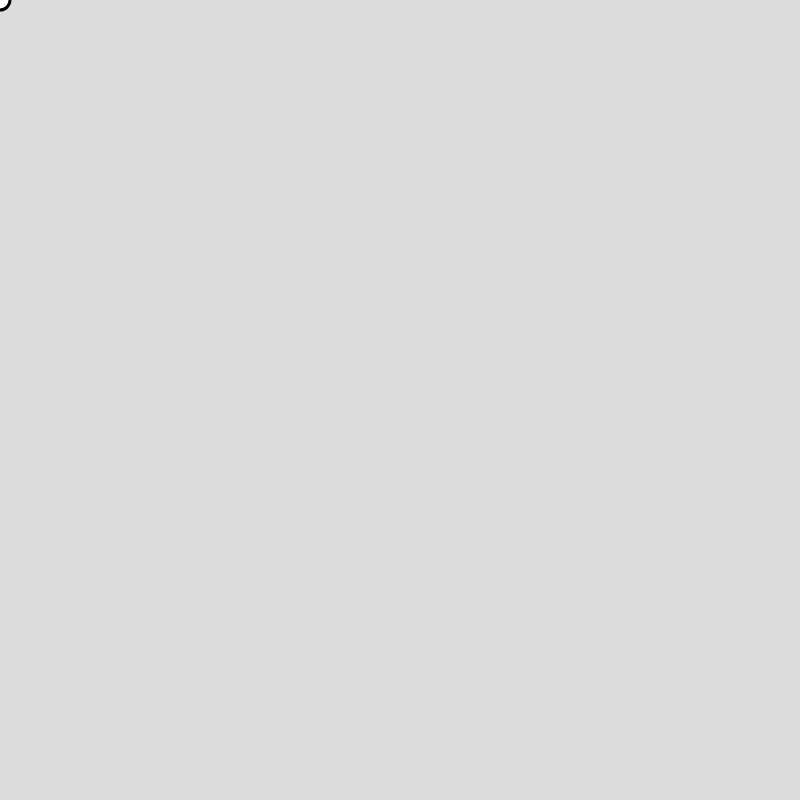
Frame 1 (no input)
Frame 60 (no input): identical to frame 1, image omitted
Frame 120 (the mouse pressed at the canvas centre since frame 60): blank canvas, image omitted

The p5.js sketch that drew this single still picture (run headless with seeded random() and noise() and a simulated clock; from frame 60 on, the mouse is pressed at the canvas centre):

// p5.js sketch
// ── sketch.js
/*
    Made by: FMDcoder, Vanessa Nilsson
    Date: 2024-04-10
    License: MIT
*/

let ropeLength = 600;
let elasticityStrengh = Math.pow(10, 10);
let width = 800;
let height = 800;

/**
 * Represents a Rope object.
 *
 * @class
 * @constructor
 * @param {number} x1 - The x-coordinate of the first point.
 * @param {number} y1 - The y-coordinate of the first point.
 * @param {number} x2 - The x-coordinate of the second point.
 * @param {number} y2 - The y-coordinate of the second point.
 * @param {number} len - The length of the rope.
 */
class Rope {
  constructor(x1, y1, x2, y2, len) {

    if(!typeof(x1) == Number) {
    }

    this.x1 = x1;
    this.y1 = y1;
    this.x2 = x2;
    this.y2 = y2;
    this.len = len;
    
    this.vx = 0;
    this.vy = 0;
  }
  
  /**
   * Updates the state of the Rope object.
   * 
   * This method calculates the new velocity and position of the Rope object based on the current velocity and forces acting on it.
   * It updates the vertical velocity (vy) by adding the gravitational force and the horizontal velocity (vx) remains unchanged.
   * If the new vertical position (y2 + vy) is outside the canvas height, the vertical velocity is reversed and reduced by 20% to simulate bouncing.
   * If the new horizontal position (x2 + vx) is outside the canvas width, the horizontal velocity is reversed and reduced by 20% to simulate bouncing.
   * The method then calculates the pulling force acting on the Rope object by calling the getPullingforce() method.
   * The pulling force is applied to the horizontal and vertical velocities, resulting in a change in velocity.
   * Finally, the new position of the Rope object is calculated by adding the velocity to the current position, ensuring that the position stays within the canvas boundaries.
   * 
   * @returns {void}
   */
  update() {
    let ms = deltaTime / 1000;
    this.vy += 9.82 * ms;
    
    if(this.vy + this.y2 < 0 || this.vy + this.y2 > height) {
      this.vy *= -0.8;
    }
    
    if(this.vx + this.x2 < 0 || this.vx + this.x2 > width) {
      this.vx *= -0.8;
    }
    
    let res = this.getPullingforce(
      this.x1, this.y1, this.x2 + this.vx, this.y2 + this.vy);
    
    this.vx += res[0];
    this.vy += res[1];
    
    this.y2 = max(0, min(this.y2 + this.vy, height));
    this.x2 = max(0, min(this.x2 + this.vx, width));
  }
  
  /**
   * Displays the Rope object on the canvas.
   * 
   * This method updates the state of the Rope object by calling the update() method.
   * It calculates the midpoint of the Rope object and determines the vertical displacement (a) from the center of the canvas.
   * The method then calculates the horizontal displacement (dx) based on the distance between the two endpoints of the Rope object and the desired length.
   * The startYValue is calculated using the hyperbolic cosine function (Math.cosh) and the dx value.
   * 
   * The method then iterates over a range of values from 0 to 1 with a step of 0.01.
   * For each iteration, it calculates the vertical displacement (yv) using the hyperbolic cosine function and the current iteration value.
   * It calculates the new x and y coordinates (nx and ny) based on the linear interpolation between the two endpoints of the Rope object and the current iteration value.
   * The startYValue is subtracted from the ny value to account for the initial displacement.
   * The method draws a line between the previous coordinates (pnx and pny) and the new coordinates (nx and ny) using the line() function.
   * The previous coordinates are updated to the new coordinates for the next iteration.
   * 
   * Finally, the method sets the stroke weight to 3 and draws circles at the two endpoints of the Rope object using the circle() function.
   * 
   * @returns {void}
   */
  show() {
    this.update();
    
    let midY = (this.y1 + this.y2) / 2;

    let a = height / 2 - midY;
    let dx = max(min(dist(this.x1, this.y1, this.x2, this.y2) - this.len, 0), -this.len);
    
    let startYValue = dx * Math.cosh(-0.5)
    let pnx = this.x1;
    let pny = this.y1;

    strokeWeight(6);
    for (let i = 0; i <= 1; i += 0.01) {
        let yv = dx * Math.cosh(i - 0.5);

        let nx = this.x2 * i + this.x1 * (1 - i);
        let ny = this.y2 * i + this.y1 * (1 - i) + yv - startYValue;
      
        line(nx, ny, pnx, pny);
        pnx = nx;
        pny = ny;
    }
    
    strokeWeight(3);
    circle(this.x1, this.y1, 20);
    circle(this.x2, this.y2, 20);
  }

  /**
   * Sets the coordinates of the first endpoint of the Rope object.
   * 
   * This method updates the x and y coordinates of the first endpoint of the Rope object.
   * It calculates the pulling force acting on the Rope object by calling the getPullingforce() method with the new coordinates and the current coordinates of the second endpoint.
   * The pulling force is applied to the horizontal and vertical velocities, resulting in a change in velocity.
   * Finally, the new coordinates are assigned to the x1 and y1 properties of the Rope object.
   * 
   * @param {number} x - The new x coordinate of the first endpoint.
   * @param {number} y - The new y coordinate of the first endpoint.
   * @returns {void}
   */
  setPointOne(x, y) {

    let res = this.getPullingforce(
      x, y, this.x2, this.y2);
    
    this.vx += res[0];
    this.vy += res[1];
    
    this.x1 = x;
    this.y1 = y;
  }
  
  /**
   * Calculates the pulling force acting on the Rope object.
   * 
   * This method takes in the coordinates of the two endpoints of the Rope object and calculates the pulling force between them.
   * It first calculates the distance between the two endpoints using the dist() function.
   * Then, it calculates the angle between the two endpoints using the atan2() function.
   * 
   * If the distance is greater than the length of the Rope object, it calculates the displacement (dx and dy) between the two endpoints based on the angle and the length.
   * It then calculates the vertical velocity (vely) and horizontal velocity (velx) by subtracting the displacement from the difference in y and x coordinates respectively, and multiplying it by the time step (ms) and the elasticity strength.
   * The magnitude of the velocity (ld) is calculated using the Pythagorean theorem.
   * 
   * Finally, the method returns an array containing the normalized horizontal velocity (velx / ld) and vertical velocity (vely / ld) as the pulling force acting on the Rope object.
   * If the distance is less than or equal to the length of the Rope object, the method returns [0, 0] indicating no pulling force.
   * 
   * @param {number} x1 - The x coordinate of the first endpoint.
   * @param {number} y1 - The y coordinate of the first endpoint.
   * @param {number} x2 - The x coordinate of the second endpoint.
   * @param {number} y2 - The y coordinate of the second endpoint.
   * @returns {number[]} An array containing the normalized horizontal and vertical velocities as the pulling force acting on the Rope object.
   */
  getPullingforce(x1, y1, x2, y2) {
    let ms = deltaTime / 1000;
    
    let distance = dist(x1, y1, x2, y2)
    let ang = atan2(y2 - y1, x2 - x1);
    
    if(distance > this.len) {
      
      let dx = cos(ang) * this.len;
      let dy = sin(ang) * this.len;
      
      let vely = (y1 - y2 - dy) * ms *  elasticityStrengh
      let velx = (x1 - x2 - dx) * ms *  elasticityStrengh
      
      let ld = sqrt(sq(vely) + sq(velx));
      
      return [velx / ld, vely / ld];
    }
    return[0, 0]
  }
}

let rope = new Rope(100, 100, 100 + ropeLength, 100, ropeLength);


/**
 * The setup function is a built-in function in p5.js that is called once when the program starts.
 * It is used to initialize the canvas and set up any necessary configurations or variables.
 * 
 * Parameters:
 * None
 * 
 * Returns:
 * None
 */
function setup() {
  createCanvas(width, height);
}

/**
 * Draws the canvas and displays the rope.
 * 
 * This function is called repeatedly by the p5.js library to update and display the canvas.
 * It first sets the background color of the canvas to 220 (light gray).
 * Then, it calls the show() method of the rope object to display the rope on the canvas.
 * 
 * @returns {void}
 */
function draw() {
  background(220);
  
  rope.show();
}

/**
 * Updates the coordinates of the first endpoint of the Rope object based on the mouse movement.
 * 
 * This function is triggered when the mouse is moved.
 * It takes the current mouse coordinates (mouseX, mouseY) as parameters and updates the x and y coordinates of the first endpoint of the Rope object by calling the setPointOne() method.
 * The setPointOne() method calculates the pulling force acting on the Rope object based on the new coordinates and the current coordinates of the second endpoint.
 * The pulling force is applied to the horizontal and vertical velocities, resulting in a change in velocity.
 * Finally, the new coordinates are assigned to the x1 and y1 properties of the Rope object.
 * 
 * @param {number} mouseX - The current x coordinate of the mouse.
 * @param {number} mouseY - The current y coordinate of the mouse.
 * @returns {void}
 */
function mouseMoved() {
  rope.setPointOne(mouseX, mouseY);
}
// ── style.css
html, body {
    margin: 0;
    padding: 0;
  }
  canvas {
    display: block;
  }
  
  .centerScreen {
    width: 100%;
    height: 900px;

    display: flex;
    justify-content: center;
    align-items: center;
  }
